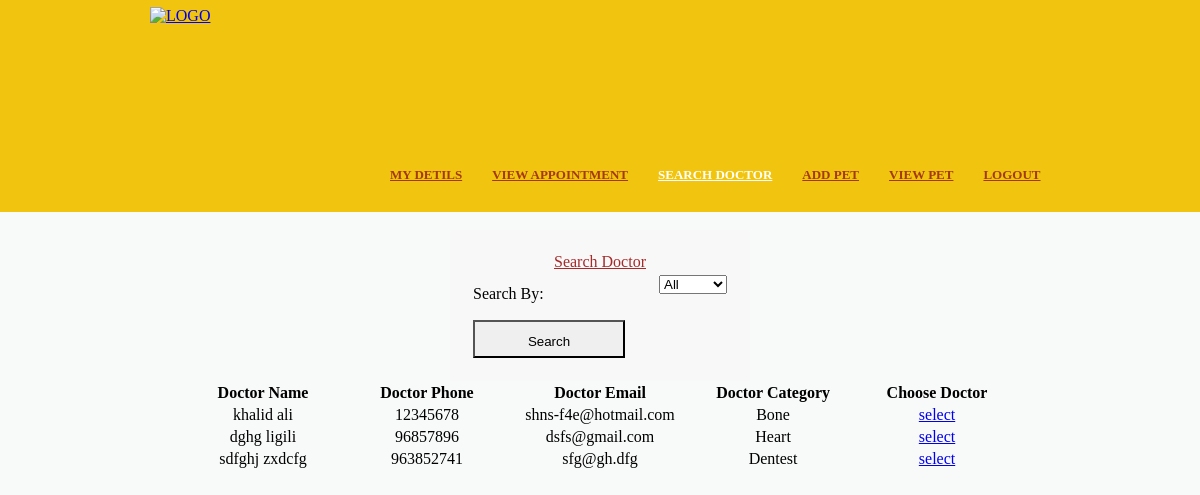
The app's page /searchdoctor.php (signed in) with its own data.
### tables this page shows
CREATE TABLE `doctor` (
  `doctor_namtional_id` int(11) NOT NULL,
  `doctor_first_name` varchar(20) NOT NULL,
  `doctor_last_name` varchar(20) NOT NULL,
  `doctor_phone` int(11) NOT NULL,
  `doctor_email` varchar(50) NOT NULL,
  `doctor_password` varchar(200) NOT NULL,
  `category` varchar(20) NOT NULL
);

### searchdoctor.php (the view, shortened to what this page needs)
<!DOCTYPE HTML>
<html>
<head><meta charset="UTF-8">
	<link rel="stylesheet" href="default.css" type="text/css">
	</head>
<body>
	<div id="header">
			<div class="logo"><a href="customerpage.php"><img src="image/logo.png" alt="LOGO" height="190" width="210"></a>
            </div>
             <ul class="navigation">
			  <li >
					<a href="customerpage.php">My DETILS</a>
				</li>
			  <li>
					<a href="viewbook.php">VIEW Appointment</a>
				</li>
			  <li class="active">
					<a href="#">SEARCH DOCTOR</a>
				</li>
				<li>
					<a href="addpet.php">ADD PET</a>
				</li>
				<li>
					<a href="viewpet.php">VIEW PET</a>
				</li>
				  <li>
					<a href="logout.php">LOGOUT</a>
				</li>
			</ul>
			 <div class="clearfix">
		</div>
		</div>
<div id="contents">
		<br />
        <center>
       <form action="<?php echo $_SERVER['PHP_SELF'];?>" method="Post">
               <table bgcolor="#F8F8F8" style="padding:20px;">
               <tr>
               <td colspan="2" align="center">
                  <u  style="color:brown;">Search Doctor</u><br />
               </td>
               </tr>
               <tr>
               <td width="182px">
               Search By:
               </td>
               <td>
			   <select id="category" name="category" required>
			   <option value="All">All</option>
<?php
include('connect.php');
?>
</select> <br />
               <font color="red"> <span id="civiliderror"></span></font><br />
               </td>
               </tr>
           <tr>
                <td colspan="2">
              </td>
               </tr>
                <tr>
                <td>
                <input type="submit" id="search" name="search" value="Search">
</td>
</tr>
</table></form>
<div align="center">
<?php
if(isset($_POST['search'])){
		$category = $_POST['category'];
		if($category != "All"){
		$query = "select * from doctor where category = '$category'";
		$result = mysqli_query($connection, $query);
		$i=0;
	echo "<table width=70% >";
		echo "<tr>";
		echo "<th width = 12%  align=center><v1>Doctor Name";
		echo "<th width = 12%  align=center><v1>Doctor Phone";
		echo "<th width = 12%  align=center><v1> Doctor Email";
		echo "<th width = 12%  align=center><v1> Doctor Category";
		echo "<th width = 12%  align=center><v1> Choose Doctor";
        echo "</tr>";
			while($row = mysqli_fetch_assoc($result)) {
   $fname = $row['doctor_first_name'];
   $lname = $row['doctor_last_name'];
   $phone = $row['doctor_phone'];
   $email = $row['doctor_email'];
   $cat = $row['category'];
	$id = $row['doctor_namtional_id'];
			echo "<tr>";
			echo "<td align=center>$fname $lname</td>";
			echo "<td  align=center>$phone</td>";
			echo "<td  align=center> $email</td>";
			echo "<td  align=center> $cat</td>";
			echo "<td  align=center> <a href='newapp.php?id=$id'>select</a></td>";
            echo "</tr>";
			$i++;
		}
		echo  "</table>";
		echo "</form>";
		"</br>";
		}
	if($category == "All"){
		$query = "select * from doctor";
		$result = mysqli_query($connection, $query);
		$i=0;
	echo "<table width=70% >";
		echo "<tr>";
		echo "<th width = 12%  align=center><v1>Doctor Name";
		echo "<th width = 12%  align=center><v1>Doctor Phone";
		echo "<th width = 12%  align=center><v1> Doctor Email";
		echo "<th width = 12%  align=center><v1> Doctor Category";
		echo "<th width = 12%  align=center><v1> Choose Doctor";
        echo "</tr>";
			while($row = mysqli_fetch_assoc($result)) {
   $fname = $row['doctor_first_name'];
   $lname = $row['doctor_last_name'];
   $phone = $row['doctor_phone'];
   $email = $row['doctor_email'];
   $cat = $row['category'];
   $id = $row['doctor_namtional_id'];
			echo "<tr>";
			echo "<td align=center>$fname $lname</td>";
			echo "<td  align=center>$phone</td>";
			echo "<td  align=center> $email</td>";
			echo "<td  align=center> $cat</td>";
			echo "<td  align=center> <a href='newapp.php?id=$id'>select</a></td>";
            echo "</tr>";
			$i++;
		}
		echo  "</table>";
"</br>";
	}
}else{
	    $query = "select * from doctor";
		$result = mysqli_query($connection, $query);
	echo "<table width=70% >";
		echo "<tr>";
		echo "<th width = 12%  align=center><v1>Doctor Name";
		echo "<th width = 12%  align=center><v1>Doctor Phone";
		echo "<th width = 12%  align=center><v1> Doctor Email";
		echo "<th width = 12%  align=center><v1> Doctor Category";
		echo "<th width = 12%  align=center><v1> Choose Doctor";
        echo "</tr>";
			while($row = mysqli_fetch_assoc($result)) {
   $fname = $row['doctor_first_name'];
   $lname = $row['doctor_last_name'];
   $phone = $row['doctor_phone'];
   $email = $row['doctor_email'];
   $cat = $row['category'];
   $id = $row['doctor_namtional_id'];
			echo "<tr>";
			echo "<td align=center>$fname $lname</td>";
			echo "<td  align=center>$phone</td>";
			echo "<td  align=center> $email</td>";
			echo "<td  align=center> $cat</td>";
			echo "<td  align=center> <a href='newapp.php?id=$id'>select</a></td>";
            echo "</tr>";
		}
		echo  "</table>";
}
?>
      </div>
</center>
	</div>
</body>
</html>

### default.css (style rules this page uses)
body { background-color: #F8F9F9; min-width: 960px; margin: 0; }
img { display: block; border: 0; }
.clearfix { width: 960px; margin: 0 auto; }
.clearfix:after { clear:both; content:""; display:block; line-height:0; height:1%; visibility:hidden; }
.subscribe, input[type='submit'], input[type='reset'],input[type='button'],button { background-position: -222px -38px; height: 38px; line-height: 38px; width: 152px; }
#header { background: #F1C40F ; padding: 7px 0 15px; }
.logo { float: left; display: inline-block; margin-left: 150px; }
.navigation { float: left; list-style: none; margin: 28px 0 0; padding: 0; }
.navigation li { float: left; margin-left: 30px; margin-top: 128px; position: relative; }
.navigation li > a { color: #a43810; font: bold 13px/24px Times, "Times New Roman", serif; text-decoration: none; text-transform: uppercase; text-decoration: underline; }
.navigation li.active > a, .navigation li > a:hover { color: #fff; text-decoration: underline; }
#contents { padding-bottom: 24px; }

### records on screen
doctor: doctor_first_name "khalid", doctor_last_name "ali", doctor_phone "12345678", doctor_email "shns-f4e@hotmail.com", category "Bone"
doctor: doctor_first_name "dghg", doctor_last_name "ligili", doctor_phone "96857896", doctor_email "dsfs@gmail.com", category "Heart"
doctor: doctor_first_name "sdfghj", doctor_last_name "zxdcfg", doctor_phone "963852741", doctor_email "sfg@gh.dfg", category "Dentest"
